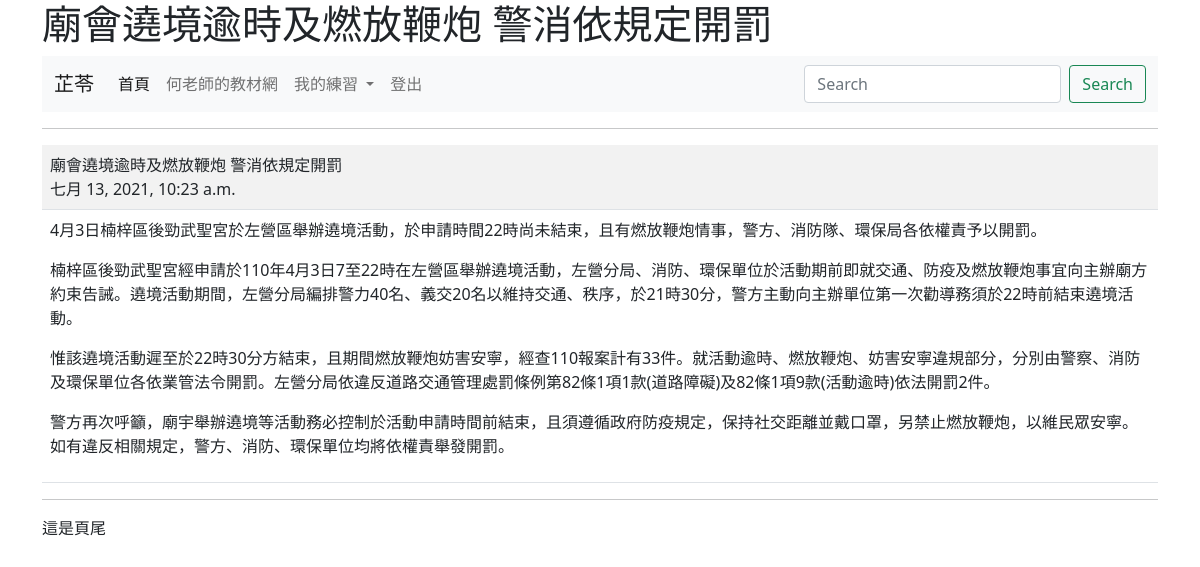
The app's page /show/5/ (signed in) with its own data.
### mysite/models.py (models this page shows, shortened)
class Post(models.Model):
	title = models.CharField(max_length=200)
	content = models.TextField()
	pub_date = models.DateTimeField(default=timezone.now)
	class Meta:
		ordering = ('-pub_date',)

### mysite/views.py (the view)
# urls.py: path('show/<int:id>/',views.show),
@login_required(login_url="/admin/login/")
def show(request, id):
	try:
		post = Post.objects.get(id=id)
	except:
		return redirect("/news/")
	return render(request, "show.html", locals())

### templates/show.html (shortened to what this page needs)
{% extends "base.html" %}
{% block main %}
	<hr>
	<table class="table table-striped">
	   	<tr>
	   		<td>
	   			{{ post.title }}<br>
	   			{{ post.pub_date }}
	   		</td>
		</tr>
		<tr>
			<td>
				{{post.content | linebreaks }}
			</td>
		</tr>
	</table>
{% endblock %}

### templates/menu.html (shortened to what this page needs)
<nav class="navbar navbar-expand-lg navbar-light bg-light">
    <div class="container-fluid">
      <a class="navbar-brand" href="#">
        {% if request.user.is_authenticated %}
          {{ request.user.first_name }}
        {% else %}
          未登入的訪客
        {% endif %}
      </a>
      <div class="collapse navbar-collapse" id="navbarSupportedContent">
        <ul class="navbar-nav me-auto mb-2 mb-lg-0">
          <li class="nav-item">
            <a class="nav-link active" aria-current="page" href="/">首頁</a>
          </li>
          <li class="nav-item">
            <a class="nav-link" href="https://104.es">何老師的教材網</a>
          </li>
          <li class="nav-item dropdown">
            <a class="nav-link dropdown-toggle" href="#" id="navbarDropdown" role="button" data-bs-toggle="dropdown" aria-expanded="false">
              我的練習
            </a>
          </li>
          {% if request.user.is_authenticated %}
          <li class="nav-item">
            <a class="nav-link" href="/logout/" tabindex="-1">登出</a>
          </li>
          {% else %}
          <li class="nav-item">
            <a class="nav-link" href="/admin/login/?next=/" tabindex="-1">登入</a>
          </li>
          {% endif %}
        </ul>
        <form class="d-flex">
          <input class="form-control me-2" type="search" placeholder="Search" aria-label="搜尋">
          <button class="btn btn-outline-success" type="submit">Search</button>
        </form>
      </div>
    </div>
  </nav>

### records on screen
Post: title "廟會遶境逾時及燃放鞭炮 警消依規定開罰", pub_date "七月 13, 2021, 10:23 a.m.", content "4月3日楠梓區後勁武聖宮於左營區舉辦遶境活動，於申請時間22時尚未結束，且有燃放鞭炮情事，警方、消防隊、環保局各依權責予以開罰。 楠梓區後勁武聖宮經申請於110年4月3日7至22時在左營區舉辦遶境活動，左營分局、消防、環保單位於活動期前即就交通、防疫及燃放鞭炮事宜向主辦廟方約束告誡。遶境活動期間，左營分局編排警力40名、義交20名以維持交通、秩序，於21時30分，警方主動向主辦單位第一次勸導務須於22時前結束遶境活動。 惟該遶境活動遲至於22時30分方結束，且期間燃放鞭炮妨害安寧，經查110報案計有33件。就活動逾時、燃放鞭炮、妨害安寧違規部分，分別由警察、消防及環保單位各依業管法令開罰。左營分局依違反道路交通管理處罰條例第82條1項1款(道路障礙)及82條1項9款(活動逾時)依法開罰2件。 警方再次呼籲，廟宇舉辦遶境等活動務必控制於活動申請時間前結束，且須遵循政府防疫規定，保持社交距離並戴口罩，另禁止燃放鞭炮，以維民眾安寧。如有違反相關規定，警方、消防、環保單位均將依權責舉發開罰。"

### other values on screen
{{ request.user.first_name }} "芷苓"
